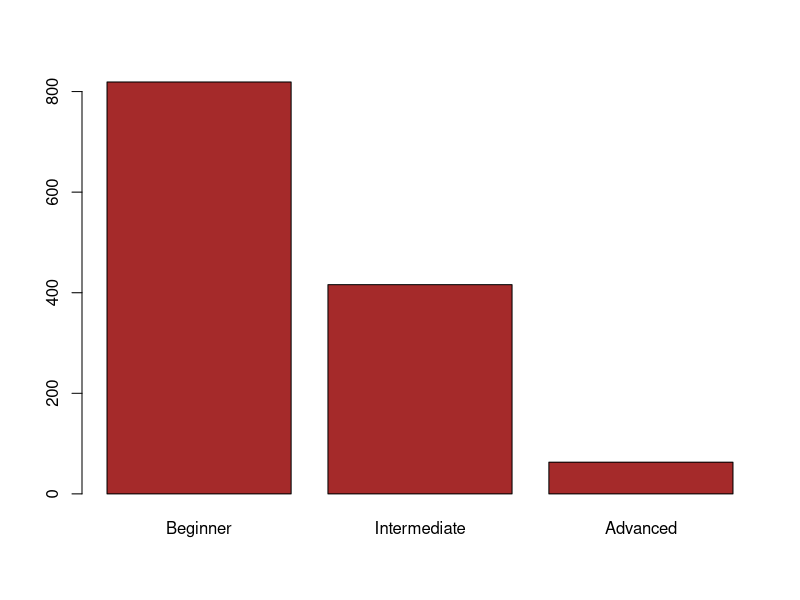

Recreate this plot in R.
crsr = read.csv("merged_courses.csv")


tab = table(crsr$Difficulty)
tab = sort(tab, decreasng = FALSE)

barplot(tab[c(4,2,1)], col = "brown")
